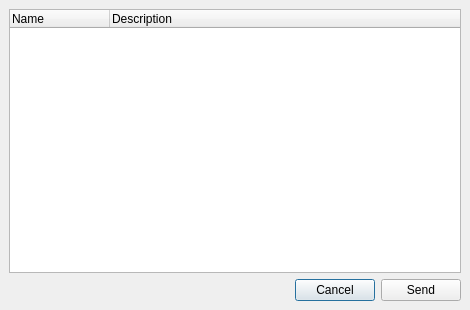
<ui version="4.0" >
 <class>fileTransfer</class>
 <widget class="QDialog" name="fileTransfer" >
  <property name="geometry" >
   <rect>
    <x>0</x>
    <y>0</y>
    <width>470</width>
    <height>310</height>
   </rect>
  </property>
  <property name="windowTitle" >
   <string>File Transfer</string>
  </property>
  <property name="windowIcon" >
   <iconset>:/images/16x16/apps/jabbim.png</iconset>
  </property>
  <layout class="QGridLayout" >
   <property name="margin" >
    <number>9</number>
   </property>
   <property name="spacing" >
    <number>6</number>
   </property>
   <item row="1" column="0" >
    <spacer>
     <property name="orientation" >
      <enum>Qt::Horizontal</enum>
     </property>
     <property name="sizeHint" >
      <size>
       <width>231</width>
       <height>20</height>
      </size>
     </property>
    </spacer>
   </item>
   <item row="0" column="0" colspan="2" >
    <widget class="QTreeWidget" name="treeWidget" >
     <property name="toolTip" >
      <string>Here you see files prepared to transfer</string>
     </property>
     <property name="editTriggers" >
      <set>QAbstractItemView::AnyKeyPressed|QAbstractItemView::DoubleClicked|QAbstractItemView::EditKeyPressed|QAbstractItemView::NoEditTriggers</set>
     </property>
     <property name="rootIsDecorated" >
      <bool>false</bool>
     </property>
     <property name="allColumnsShowFocus" >
      <bool>true</bool>
     </property>
     <column>
      <property name="text" >
       <string>Name</string>
      </property>
     </column>
     <column>
      <property name="text" >
       <string>Description</string>
      </property>
     </column>
    </widget>
   </item>
   <item row="1" column="1" >
    <layout class="QHBoxLayout" >
     <property name="margin" >
      <number>0</number>
     </property>
     <property name="spacing" >
      <number>6</number>
     </property>
     <item>
      <widget class="QPushButton" name="pushButton_2" >
       <property name="text" >
        <string>Cancel</string>
       </property>
      </widget>
     </item>
     <item>
      <widget class="QPushButton" name="pushButton" >
       <property name="text" >
        <string>Send</string>
       </property>
      </widget>
     </item>
    </layout>
   </item>
  </layout>
 </widget>
 <resources/>
 <connections>
  <connection>
   <sender>pushButton</sender>
   <signal>clicked()</signal>
   <receiver>fileTransfer</receiver>
   <slot>accept()</slot>
   <hints>
    <hint type="sourcelabel" >
     <x>426</x>
     <y>290</y>
    </hint>
    <hint type="destinationlabel" >
     <x>202</x>
     <y>303</y>
    </hint>
   </hints>
  </connection>
  <connection>
   <sender>pushButton_2</sender>
   <signal>clicked()</signal>
   <receiver>fileTransfer</receiver>
   <slot>reject()</slot>
   <hints>
    <hint type="sourcelabel" >
     <x>348</x>
     <y>279</y>
    </hint>
    <hint type="destinationlabel" >
     <x>195</x>
     <y>275</y>
    </hint>
   </hints>
  </connection>
 </connections>
</ui>
